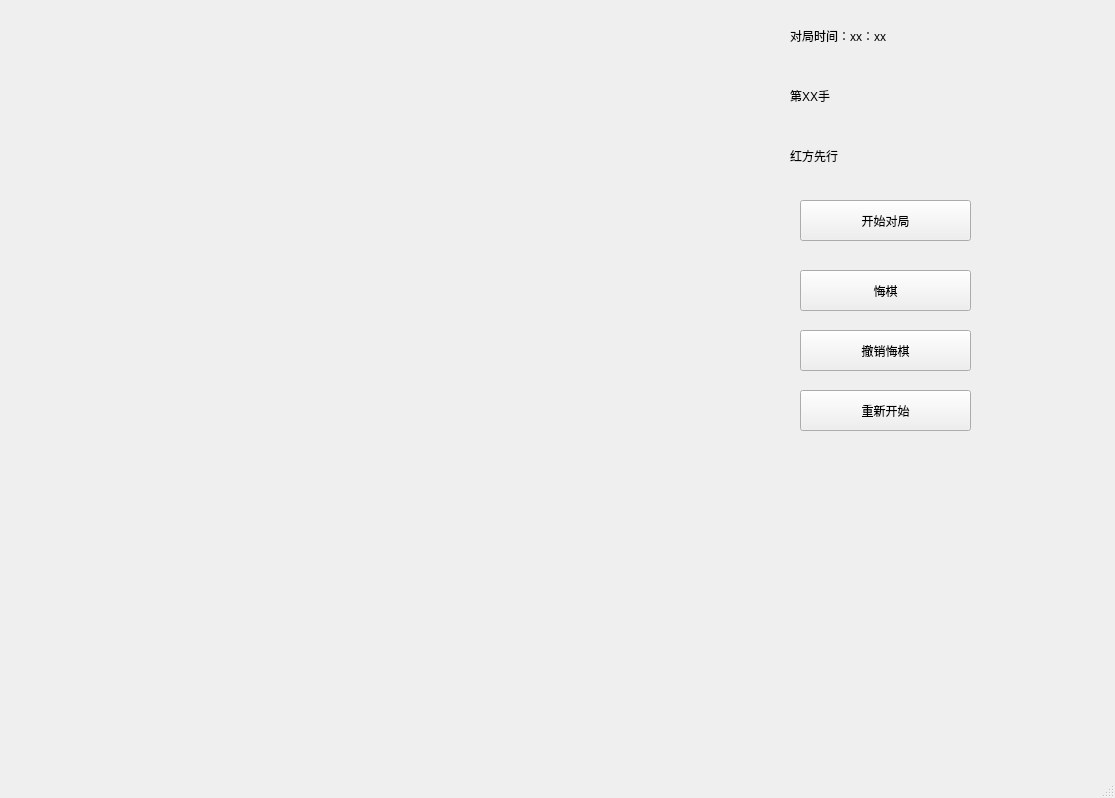
<?xml version="1.0" encoding="UTF-8"?>
<ui version="4.0">
 <class>MainWindow</class>
 <widget class="QMainWindow" name="MainWindow">
  <property name="geometry">
   <rect>
    <x>0</x>
    <y>0</y>
    <width>1115</width>
    <height>798</height>
   </rect>
  </property>
  <property name="windowTitle">
   <string>MainWindow</string>
  </property>
  <widget class="QWidget" name="centralwidget">
   <widget class="QLabel" name="signer">
    <property name="geometry">
     <rect>
      <x>790</x>
      <y>130</y>
      <width>221</width>
      <height>51</height>
     </rect>
    </property>
    <property name="styleSheet">
     <string notr="true">font:22pt &quot;Agency FB&quot;;</string>
    </property>
    <property name="text">
     <string>红方先行</string>
    </property>
   </widget>
   <widget class="QLabel" name="numlabel">
    <property name="geometry">
     <rect>
      <x>790</x>
      <y>70</y>
      <width>221</width>
      <height>51</height>
     </rect>
    </property>
    <property name="styleSheet">
     <string notr="true">font:22pt &quot;Agency FB&quot;;</string>
    </property>
    <property name="text">
     <string>第XX手</string>
    </property>
   </widget>
   <widget class="QLabel" name="timelabel">
    <property name="geometry">
     <rect>
      <x>790</x>
      <y>10</y>
      <width>291</width>
      <height>51</height>
     </rect>
    </property>
    <property name="styleSheet">
     <string notr="true">font:22pt &quot;Agency FB&quot;;</string>
    </property>
    <property name="text">
     <string>对局时间：xx：xx</string>
    </property>
   </widget>
   <widget class="QPushButton" name="start">
    <property name="geometry">
     <rect>
      <x>800</x>
      <y>200</y>
      <width>171</width>
      <height>41</height>
     </rect>
    </property>
    <property name="styleSheet">
     <string notr="true">font: 22pt &quot;Agency FB&quot;;</string>
    </property>
    <property name="text">
     <string>开始对局</string>
    </property>
   </widget>
   <widget class="QPushButton" name="regret">
    <property name="geometry">
     <rect>
      <x>800</x>
      <y>270</y>
      <width>171</width>
      <height>41</height>
     </rect>
    </property>
    <property name="styleSheet">
     <string notr="true">font: 22pt &quot;Agency FB&quot;;</string>
    </property>
    <property name="text">
     <string>悔棋</string>
    </property>
   </widget>
   <widget class="QPushButton" name="restart">
    <property name="geometry">
     <rect>
      <x>800</x>
      <y>390</y>
      <width>171</width>
      <height>41</height>
     </rect>
    </property>
    <property name="styleSheet">
     <string notr="true">font: 22pt &quot;Agency FB&quot;;</string>
    </property>
    <property name="text">
     <string>重新开始</string>
    </property>
   </widget>
   <widget class="QWidget" name="widget" native="true">
    <property name="geometry">
     <rect>
      <x>0</x>
      <y>0</y>
      <width>712</width>
      <height>700</height>
     </rect>
    </property>
   </widget>
   <widget class="QPushButton" name="back">
    <property name="geometry">
     <rect>
      <x>800</x>
      <y>330</y>
      <width>171</width>
      <height>41</height>
     </rect>
    </property>
    <property name="styleSheet">
     <string notr="true">font: 22pt &quot;Agency FB&quot;;</string>
    </property>
    <property name="text">
     <string>撤销悔棋</string>
    </property>
   </widget>
  </widget>
  <widget class="QMenuBar" name="menubar">
   <property name="geometry">
    <rect>
     <x>0</x>
     <y>0</y>
     <width>1115</width>
     <height>26</height>
    </rect>
   </property>
  </widget>
  <widget class="QStatusBar" name="statusbar"/>
 </widget>
 <resources/>
 <connections/>
</ui>
